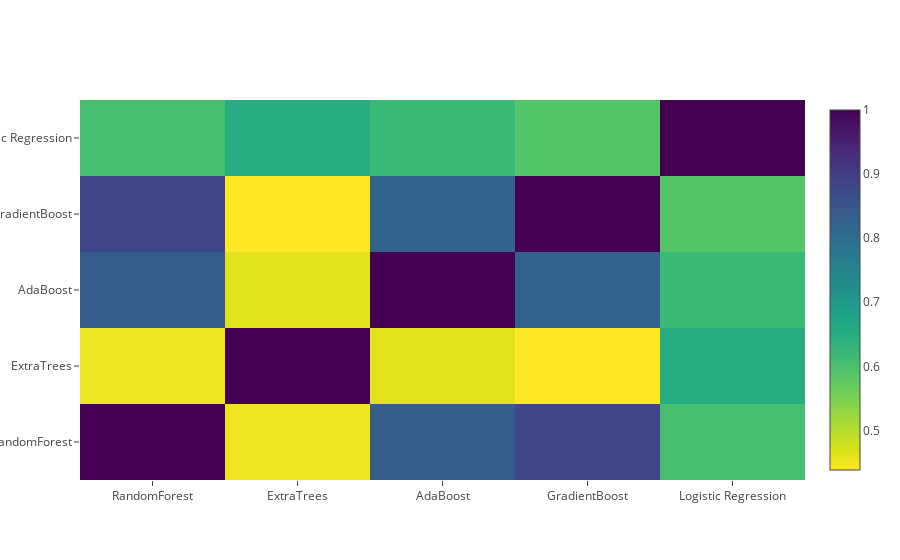

The notebook cell saved with this chart:
### Markdown cell above
### Correlation Heatmap of the Second Level Training set

### Code cell
data = [
    go.Heatmap(
        z= base_predictions_train.astype(float).corr().values ,
        x=base_predictions_train.columns.values,
        y= base_predictions_train.columns.values,
          colorscale='Viridis',
            showscale=True,
            reversescale = True
    )
]
py.iplot(data, filename='labelled-heatmap')

### Figure 1 — Plotly figure (JSON) as saved in the notebook; plotly's stock layout.template omitted (floating-point values rounded to 4 significant figures)
{"data": [{"colorscale": "Viridis", "reversescale": true, "showscale": true, "type": "heatmap", "uid": "438ea121-f278-44b1-bee8-404b2e45b179", "x": ["RandomForest", "ExtraTrees", "AdaBoost", "GradientBoost", "Logistic Regression"], "y": ["RandomForest", "ExtraTrees", "AdaBoost", "GradientBoost", "Logistic Regression"], "z": [[1, 0.4527, 0.8381, 0.8801, 0.6041], [0.4527, 1, 0.4639, 0.4382, 0.6497], [0.8381, 0.4639, 1, 0.8227, 0.618], [0.8801, 0.4382, 0.8227, 1, 0.5899], [0.6041, 0.6497, 0.618, 0.5899, 1]]}], "layout": {}}
